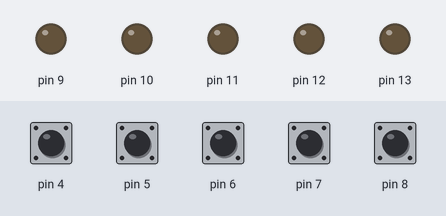
Recording of a sketch running on a simulated Arduino Uno, built with avr-gcc and run on an emulated ATmega328P. Parts: output pins drawn as LEDs (lit = HIGH). The test bench sets the inputs (shaded band); at power-on: pin 4–8 HIGH.

Above: at 1.2 s.
1.3 s: pin 5 pulled LOW for 0.15 s
At 1.9 s:
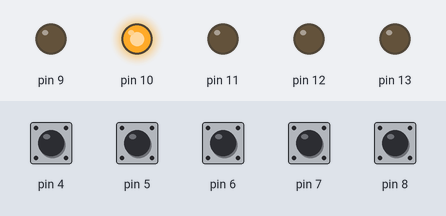
Timing chart, 0 to 8.9 s (numbered marks = the images above; inputs shaded):
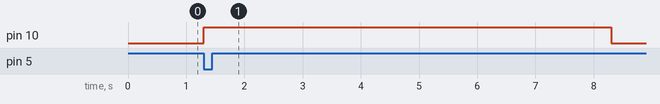

Measured:
- after the input at 1.3 s, pin 10: LOW → HIGH at once, → LOW 7.0 s later

The sketch:

ledbutton.ino
```cpp
void setup() {
  pinMode(13, OUTPUT);
  pinMode(12, OUTPUT);
  pinMode(11, OUTPUT);
  pinMode(10, OUTPUT);
  pinMode(9, OUTPUT);

  pinMode(8, INPUT_PULLUP);
  pinMode(7, INPUT_PULLUP);
  pinMode(6, INPUT_PULLUP);
  pinMode(5, INPUT_PULLUP);
  pinMode(4, INPUT_PULLUP);

  digitalWrite(13, LOW);
  digitalWrite(12, LOW);
  digitalWrite(11, LOW);
  digitalWrite(10, LOW);
  digitalWrite(9, LOW);

  //playWinner(12);
}

void playWinner(int pin){
  digitalWrite(13, LOW);
  digitalWrite(12, LOW);
  digitalWrite(11, LOW);
  digitalWrite(10, LOW);
  digitalWrite(9, LOW);

  digitalWrite(pin, HIGH);
  delay(7000);
}

void loop() {
   int sv1 = digitalRead(8);
   int sv2 = digitalRead(7);
   int sv3 = digitalRead(6);
   int sv4 = digitalRead(5);
   int sv5 = digitalRead(4);

   if (sv1 == HIGH) {
    digitalWrite(13, LOW);
  } else {
    playWinner(13);
  }
  if (sv2 == HIGH) {
    digitalWrite(12, LOW);
  } else {
    playWinner(12);
  }
    if (sv3 == HIGH) {
    digitalWrite(11, LOW);
  } else {
    playWinner(11);
  }
    if (sv4 == HIGH) {
    digitalWrite(10, LOW);
  } else {
    playWinner(10);
  }
}
```
